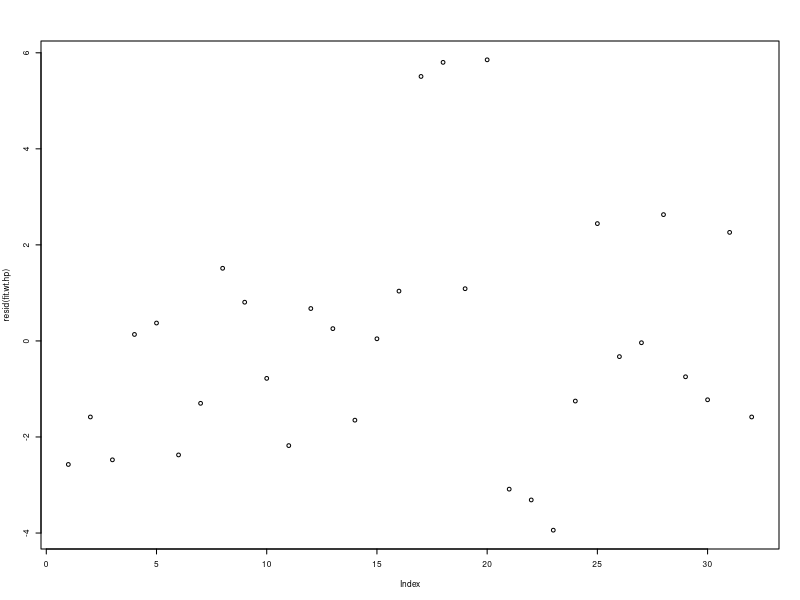
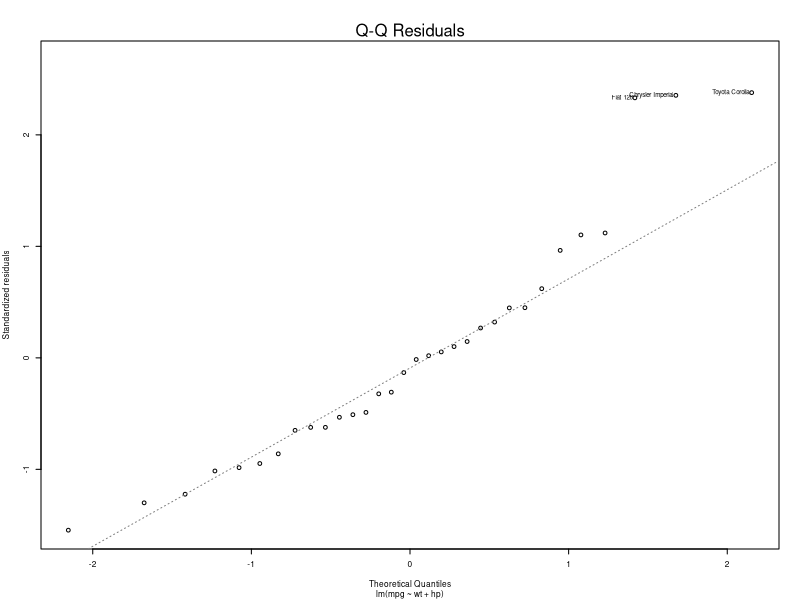
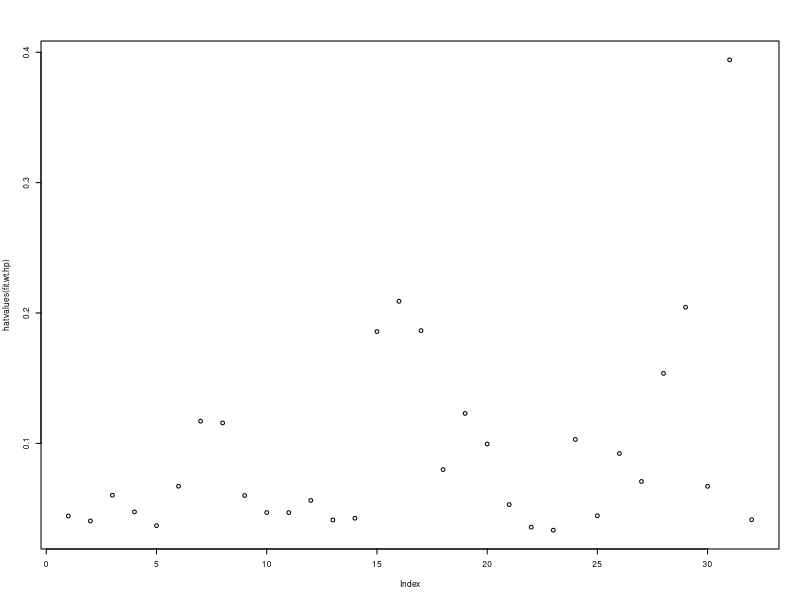

The R source for these figures, in order:
## ---- chunk 1
# make this an external chunk that can be included in any file
library(knitr)
library(car)
## ---- chunk 2
fit.wt.hp.am <- lm(mpg ~ wt + hp + factor(am) + factor(am)*wt, mtcars)
## ---- chunk 3
fit <- lm(mpg ~ ., mtcars)
## ---- chunk 4
fit.wt <- lm(mpg ~ wt, mtcars)
fit.wt.hp <- update(fit, mpg ~ wt + hp)
fit.wt.hp.cyl <- update(fit, mpg ~ wt + hp + cyl)
fit.wt.hp.disp <- update(fit, mpg ~ wt + hp + disp)
## ---- chunk 5
cor(mtcars)[c(4,6),c(1:6)]
## ---- chunk 6
fit.wt.hp.am.same.slope <- lm(mpg ~ wt + hp + factor(am), mtcars)
## ---- chunk 7
fit.wt.hp.am <- lm(mpg ~ wt + hp + factor(am) + factor(am)*wt, mtcars)
## ---- chunk 8
kable(summary(fit)$coef, booktabs = TRUE)
## ---- chunk 9
kable(summary(fit.wt.hp.disp)$coef, booktabs = TRUE)
## ---- chunk 10
anova(fit.wt, fit.wt.hp, fit.wt.hp.cyl)[1:5]
## ---- chunk 11
anova(fit.wt, fit.wt.hp, fit.wt.hp.disp)[1:5]
## ---- chunk 12
par(cex = 0.5)
plot(resid(fit.wt.hp))
## ---- chunk 13
round(dfbetas(fit.wt.hp)[15:23,], 3)
plot(fit.wt.hp, which = 2)
## ---- chunk 14
plot(hatvalues(fit.wt.hp))
## ---- chunk 15
summary(fit.wt.hp.am.same.slope)$coef
summary(fit.wt.hp.am)$coef
## ---- chunk 16
cor(mtcars)
